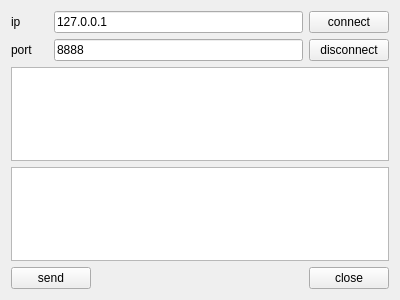
<?xml version="1.0" encoding="UTF-8"?>
<ui version="4.0">
 <class>clint</class>
 <widget class="QWidget" name="clint">
  <property name="geometry">
   <rect>
    <x>0</x>
    <y>0</y>
    <width>400</width>
    <height>300</height>
   </rect>
  </property>
  <property name="windowTitle">
   <string>Form</string>
  </property>
  <layout class="QGridLayout" name="gridLayout">
   <item row="0" column="0">
    <widget class="QLabel" name="label">
     <property name="text">
      <string>ip</string>
     </property>
    </widget>
   </item>
   <item row="0" column="1" colspan="2">
    <widget class="QLineEdit" name="L_ip_">
     <property name="text">
      <string>127.0.0.1</string>
     </property>
    </widget>
   </item>
   <item row="0" column="3">
    <widget class="QPushButton" name="B_connect_">
     <property name="text">
      <string>connect</string>
     </property>
    </widget>
   </item>
   <item row="1" column="0">
    <widget class="QLabel" name="label_2">
     <property name="text">
      <string>port</string>
     </property>
    </widget>
   </item>
   <item row="1" column="1" colspan="2">
    <widget class="QLineEdit" name="L_port_">
     <property name="text">
      <string>8888</string>
     </property>
    </widget>
   </item>
   <item row="1" column="3">
    <widget class="QPushButton" name="B_disconnect_">
     <property name="text">
      <string>disconnect</string>
     </property>
    </widget>
   </item>
   <item row="3" column="1">
    <spacer name="verticalSpacer">
     <property name="orientation">
      <enum>Qt::Vertical</enum>
     </property>
     <property name="sizeHint" stdset="0">
      <size>
       <width>20</width>
       <height>18</height>
      </size>
     </property>
    </spacer>
   </item>
   <item row="5" column="0" colspan="2">
    <widget class="QPushButton" name="B_send_">
     <property name="text">
      <string>send</string>
     </property>
    </widget>
   </item>
   <item row="5" column="2">
    <spacer name="horizontalSpacer">
     <property name="orientation">
      <enum>Qt::Horizontal</enum>
     </property>
     <property name="sizeHint" stdset="0">
      <size>
       <width>205</width>
       <height>20</height>
      </size>
     </property>
    </spacer>
   </item>
   <item row="5" column="3">
    <widget class="QPushButton" name="B_close_">
     <property name="text">
      <string>close</string>
     </property>
    </widget>
   </item>
   <item row="2" column="0" colspan="4">
    <widget class="QTextEdit" name="E_read_">
     <property name="readOnly">
      <bool>true</bool>
     </property>
    </widget>
   </item>
   <item row="4" column="0" colspan="4">
    <widget class="QTextEdit" name="E_write_"/>
   </item>
  </layout>
 </widget>
 <resources/>
 <connections/>
</ui>
